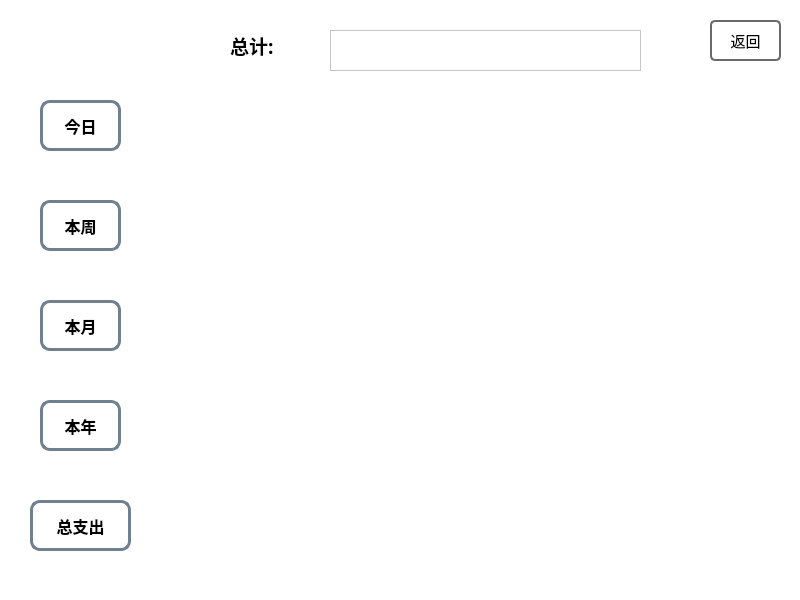
<?xml version="1.0" encoding="UTF-8"?>
<ui version="4.0">
 <class>Statistic</class>
 <widget class="QWidget" name="Statistic">
  <property name="geometry">
   <rect>
    <x>0</x>
    <y>0</y>
    <width>800</width>
    <height>600</height>
   </rect>
  </property>
  <property name="font">
   <font>
    <family>微软雅黑</family>
   </font>
  </property>
  <property name="windowTitle">
   <string>统计</string>
  </property>
  <property name="styleSheet">
   <string notr="true">background-color: rgb(255, 255, 255);</string>
  </property>
  <widget class="QPushButton" name="thisday">
   <property name="geometry">
    <rect>
     <x>40</x>
     <y>100</y>
     <width>81</width>
     <height>51</height>
    </rect>
   </property>
   <property name="font">
    <font>
     <family>微软雅黑</family>
     <pointsize>12</pointsize>
     <weight>75</weight>
     <bold>true</bold>
    </font>
   </property>
   <property name="styleSheet">
    <string notr="true">QPushButton{
border: 3px solid #708090;
border-radius: 10px;
}
QPushButton:hover{
background-color: #F5F5F5;
}
QPushButton:pressed{
background-color: #708090;
}
</string>
   </property>
   <property name="text">
    <string>今日</string>
   </property>
  </widget>
  <widget class="QPushButton" name="thisweek">
   <property name="geometry">
    <rect>
     <x>40</x>
     <y>200</y>
     <width>81</width>
     <height>51</height>
    </rect>
   </property>
   <property name="font">
    <font>
     <family>微软雅黑</family>
     <pointsize>12</pointsize>
     <weight>75</weight>
     <bold>true</bold>
    </font>
   </property>
   <property name="styleSheet">
    <string notr="true">QPushButton{
border: 3px solid #708090;
border-radius: 10px;
}
QPushButton:hover{
background-color: #F5F5F5;
}
QPushButton:pressed{
background-color: #708090;
}
</string>
   </property>
   <property name="text">
    <string>本周</string>
   </property>
  </widget>
  <widget class="QPushButton" name="thismonth">
   <property name="geometry">
    <rect>
     <x>40</x>
     <y>300</y>
     <width>81</width>
     <height>51</height>
    </rect>
   </property>
   <property name="font">
    <font>
     <family>微软雅黑</family>
     <pointsize>12</pointsize>
     <weight>75</weight>
     <bold>true</bold>
    </font>
   </property>
   <property name="styleSheet">
    <string notr="true">QPushButton{
border: 3px solid #708090;
border-radius: 10px;
}
QPushButton:hover{
background-color: #F5F5F5;
}
QPushButton:pressed{
background-color: #708090;
}
</string>
   </property>
   <property name="text">
    <string>本月</string>
   </property>
  </widget>
  <widget class="QPushButton" name="thisyear">
   <property name="geometry">
    <rect>
     <x>40</x>
     <y>400</y>
     <width>81</width>
     <height>51</height>
    </rect>
   </property>
   <property name="font">
    <font>
     <family>微软雅黑</family>
     <pointsize>12</pointsize>
     <weight>75</weight>
     <bold>true</bold>
    </font>
   </property>
   <property name="styleSheet">
    <string notr="true">QPushButton{
border: 3px solid #708090;
border-radius: 10px;
}
QPushButton:hover{
background-color: #F5F5F5;
}
QPushButton:pressed{
background-color: #708090;
}
</string>
   </property>
   <property name="text">
    <string>本年</string>
   </property>
  </widget>
  <widget class="QPushButton" name="total">
   <property name="geometry">
    <rect>
     <x>30</x>
     <y>500</y>
     <width>101</width>
     <height>51</height>
    </rect>
   </property>
   <property name="font">
    <font>
     <family>微软雅黑</family>
     <pointsize>12</pointsize>
     <weight>75</weight>
     <bold>true</bold>
    </font>
   </property>
   <property name="styleSheet">
    <string notr="true">QPushButton{
border: 3px solid #708090;
border-radius: 10px;
}
QPushButton:hover{
background-color: #F5F5F5;
}
QPushButton:pressed{
background-color: #708090;
}
</string>
   </property>
   <property name="text">
    <string>总支出</string>
   </property>
  </widget>
  <widget class="QLabel" name="label">
   <property name="geometry">
    <rect>
     <x>230</x>
     <y>20</y>
     <width>81</width>
     <height>51</height>
    </rect>
   </property>
   <property name="font">
    <font>
     <family>微软雅黑</family>
     <pointsize>14</pointsize>
     <weight>75</weight>
     <bold>true</bold>
    </font>
   </property>
   <property name="text">
    <string>总计:</string>
   </property>
  </widget>
  <widget class="QTextBrowser" name="textBrowser">
   <property name="geometry">
    <rect>
     <x>330</x>
     <y>30</y>
     <width>311</width>
     <height>41</height>
    </rect>
   </property>
   <property name="font">
    <font>
     <pointsize>14</pointsize>
    </font>
   </property>
   <property name="styleSheet">
    <string notr="true">QTextBrowser{
border-color: #DCDCDC;
}</string>
   </property>
  </widget>
  <widget class="QLabel" name="label_2">
   <property name="geometry">
    <rect>
     <x>140</x>
     <y>100</y>
     <width>651</width>
     <height>451</height>
    </rect>
   </property>
   <property name="styleSheet">
    <string notr="true"/>
   </property>
   <property name="text">
    <string/>
   </property>
  </widget>
  <widget class="QPushButton" name="pushButton_6">
   <property name="geometry">
    <rect>
     <x>710</x>
     <y>20</y>
     <width>71</width>
     <height>41</height>
    </rect>
   </property>
   <property name="font">
    <font>
     <family>微软雅黑</family>
     <pointsize>11</pointsize>
    </font>
   </property>
   <property name="styleSheet">
    <string notr="true">QPushButton{
border: 2px solid #696969;
border-radius: 5px;
}
QPushButton:hover{
background-color: #F5F5F5;
}
QPushButton:pressed{
background-color: #696969;
}</string>
   </property>
   <property name="text">
    <string>返回</string>
   </property>
  </widget>
 </widget>
 <resources/>
 <connections/>
</ui>
